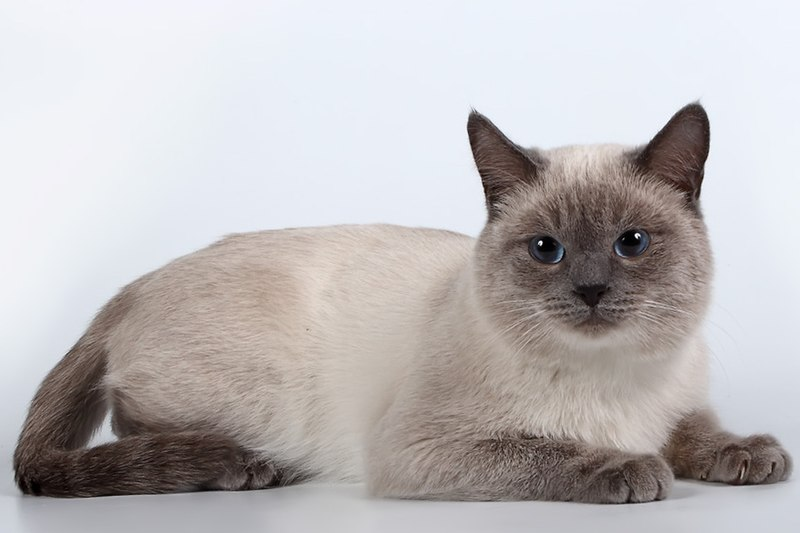
#> input picture Photos/cat.jpg, 800 x 533 px
$ python basic.py
#> lines starting #> are read from the running program, lines starting #| are printed output that depends on the picture; after the words box and inside, x2 and y2 are one past the last pixel; in counts of white or black regions, pixels touching at a corner belong together
import cv2
import numpy as np

img = cv2.imread('Photos/cat.jpg')
#> img is the input picture: shape (533, 800, 3); mean B, G, R 186.7, 185.7, 189.4
cv2.imshow("original", img)

# 1. Converting to grayscale
gray = cv2.cvtColor(img, cv2.COLOR_BGR2GRAY)
cv2.imshow("gray", gray)

# 2. Blur
blur = cv2.GaussianBlur(img, (9, 9), cv2.BORDER_DEFAULT)
cv2.imshow("blur", blur)

# 3. Edge Cascade
canny = cv2.Canny(blur, 125, 175)
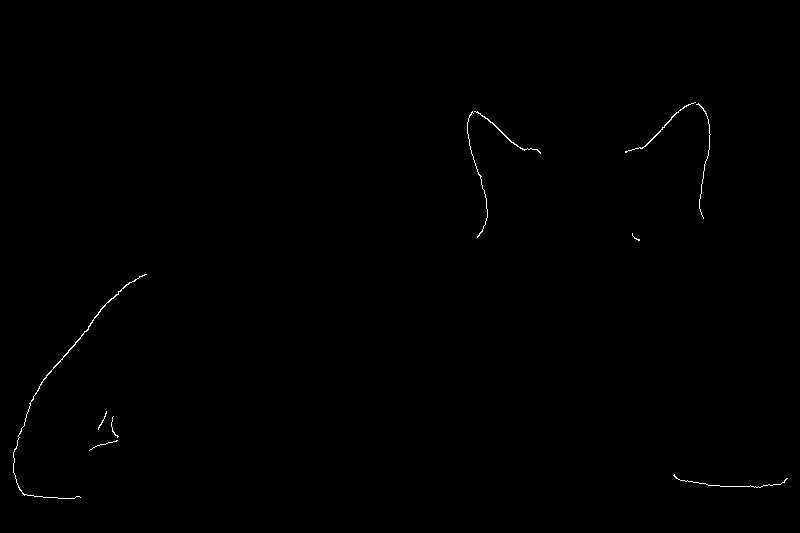
#> canny: shape (533, 800); 0.26% white in thin lines or dots, all inside (x1, y1, x2, y2) = (13, 102, 788, 499)
cv2.imshow("canny", canny)

# 4. Dilation

kernel = np.ones((3, 3), np.uint8)
dilation = cv2.dilate(canny, kernel, iterations=1)
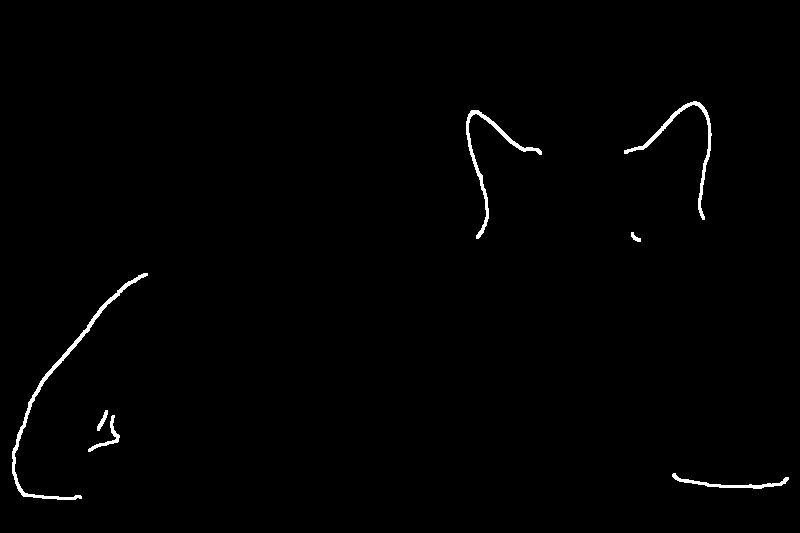
#> dilation: shape (533, 800); 0.85% white; 7 white regions, largest, box (x1, y1, x2, y2) and area: (12, 273, 148, 500) 1258, (466, 110, 542, 239) 812, (624, 101, 712, 220) 783
cv2.imshow("dilation", dilation)

# 5. Eroded
eroded = cv2.erode(canny, kernel, iterations=1)
#> eroded: shape (533, 800); every value is 0
cv2.imshow("eroded", eroded)

# 6. Resize
resized = cv2.resize(img, (500, 500), interpolation=cv2.INTER_AREA)
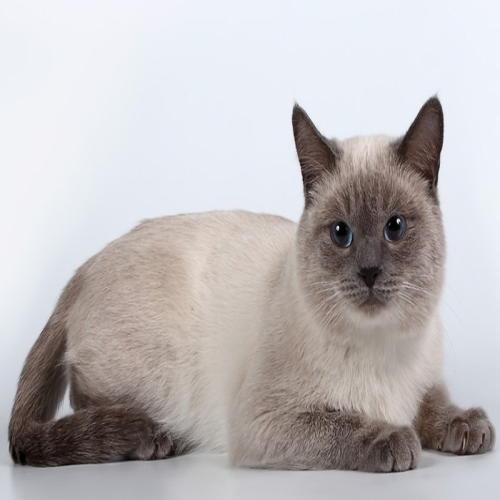
#> resized: shape (500, 500, 3); mean B, G, R 186.7, 185.7, 189.4
# shrinking the image to dimensions that are smaller than orginal image using cv2.INTER_AREA
# scale the image to a much larger dimensions using cv2.INTER_LINEAR or cv2.INTER_CUBIC
# (cv2.INTER_CUBIC is slowest but higher quality)
cv2.imshow("resized", resized)

# 7. Cropping
cropped = img[50:200, 200:400]
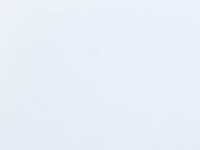
#> cropped: shape (150, 200, 3); mean B, G, R 246.4, 238.1, 233.3
cv2.imshow("cropped", cropped)

cv2.waitKey(0)
cv2.destroyAllWindows()

$ run again, with Photos/chill.jpg copied over Photos/cat.jpg
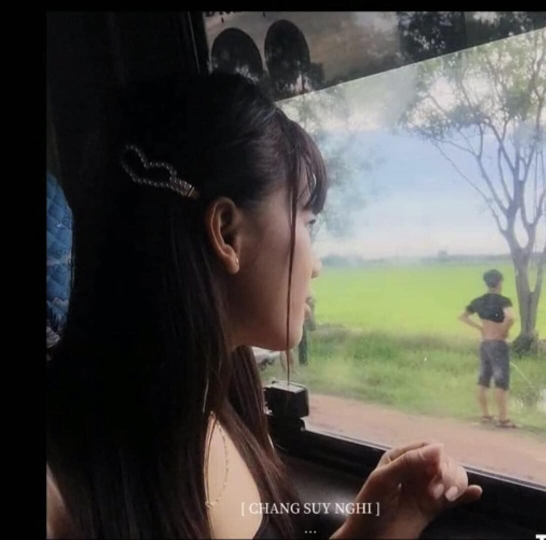
#> input picture Photos/chill.jpg, 1091 x 1080 px (shown at 1/2 size)
#> img is the input picture: shape (1080, 1091, 3); mean B, G, R 72, 77.1, 78.8
#> `canny = cv2.Canny(blur, 125, 175)`:
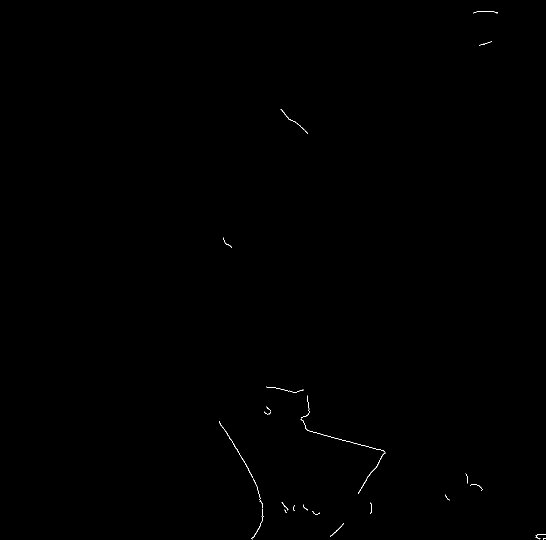
#> canny: shape (1080, 1091) (shown at 1/2 size); 0.11% white in thin lines or dots, all inside (x1, y1, x2, y2) = (438, 22, 1091, 1080)
#> dilation: shape (1080, 1091); 0.37% white; 20 white regions, largest, box (x1, y1, x2, y2) and area: (600, 790, 772, 989) 1274, (437, 841, 528, 1080) 1033, (560, 217, 617, 269) 306
#> eroded: shape (1080, 1091); every value is 0
#> `cropped = img[50:200, 200:400]`:
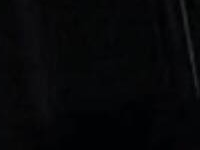
#> cropped: shape (150, 200, 3); mean B, G, R 8.3, 6.8, 6.1
